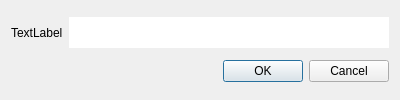
<?xml version="1.0" encoding="UTF-8"?>
<ui version="4.0">
 <class>InputTextDialog</class>
 <widget class="QDialog" name="InputTextDialog">
  <property name="geometry">
   <rect>
    <x>0</x>
    <y>0</y>
    <width>400</width>
    <height>100</height>
   </rect>
  </property>
  <property name="sizePolicy">
   <sizepolicy hsizetype="Fixed" vsizetype="Fixed">
    <horstretch>0</horstretch>
    <verstretch>0</verstretch>
   </sizepolicy>
  </property>
  <property name="minimumSize">
   <size>
    <width>400</width>
    <height>100</height>
   </size>
  </property>
  <property name="maximumSize">
   <size>
    <width>400</width>
    <height>100</height>
   </size>
  </property>
  <property name="windowTitle">
   <string>Dialog</string>
  </property>
  <layout class="QGridLayout" name="gridLayout">
   <item row="0" column="0">
    <widget class="QLabel" name="label">
     <property name="sizePolicy">
      <sizepolicy hsizetype="Minimum" vsizetype="Preferred">
       <horstretch>0</horstretch>
       <verstretch>0</verstretch>
      </sizepolicy>
     </property>
     <property name="text">
      <string>TextLabel</string>
     </property>
    </widget>
   </item>
   <item row="0" column="1">
    <widget class="QLineEdit" name="lineEdit">
     <property name="font">
      <font>
       <pointsize>16</pointsize>
      </font>
     </property>
     <property name="focusPolicy">
      <enum>Qt::StrongFocus</enum>
     </property>
     <property name="frame">
      <bool>false</bool>
     </property>
    </widget>
   </item>
   <item row="1" column="1">
    <widget class="QDialogButtonBox" name="buttonBox">
     <property name="orientation">
      <enum>Qt::Horizontal</enum>
     </property>
     <property name="standardButtons">
      <set>QDialogButtonBox::Cancel|QDialogButtonBox::Ok</set>
     </property>
    </widget>
   </item>
  </layout>
 </widget>
 <resources/>
 <connections>
  <connection>
   <sender>buttonBox</sender>
   <signal>accepted()</signal>
   <receiver>InputTextDialog</receiver>
   <slot>accept()</slot>
   <hints>
    <hint type="sourcelabel">
     <x>248</x>
     <y>254</y>
    </hint>
    <hint type="destinationlabel">
     <x>157</x>
     <y>274</y>
    </hint>
   </hints>
  </connection>
  <connection>
   <sender>buttonBox</sender>
   <signal>rejected()</signal>
   <receiver>InputTextDialog</receiver>
   <slot>reject()</slot>
   <hints>
    <hint type="sourcelabel">
     <x>316</x>
     <y>260</y>
    </hint>
    <hint type="destinationlabel">
     <x>286</x>
     <y>274</y>
    </hint>
   </hints>
  </connection>
 </connections>
</ui>
